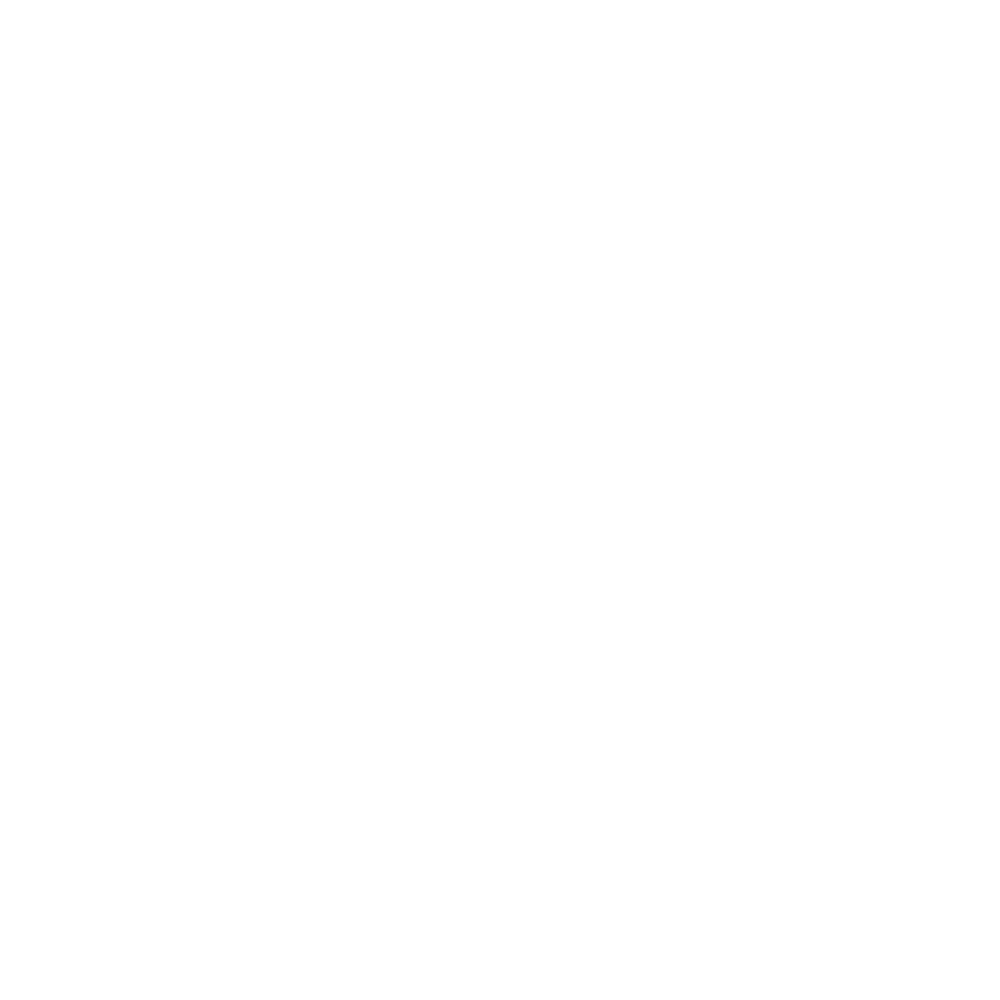
Frame 1 (no input)
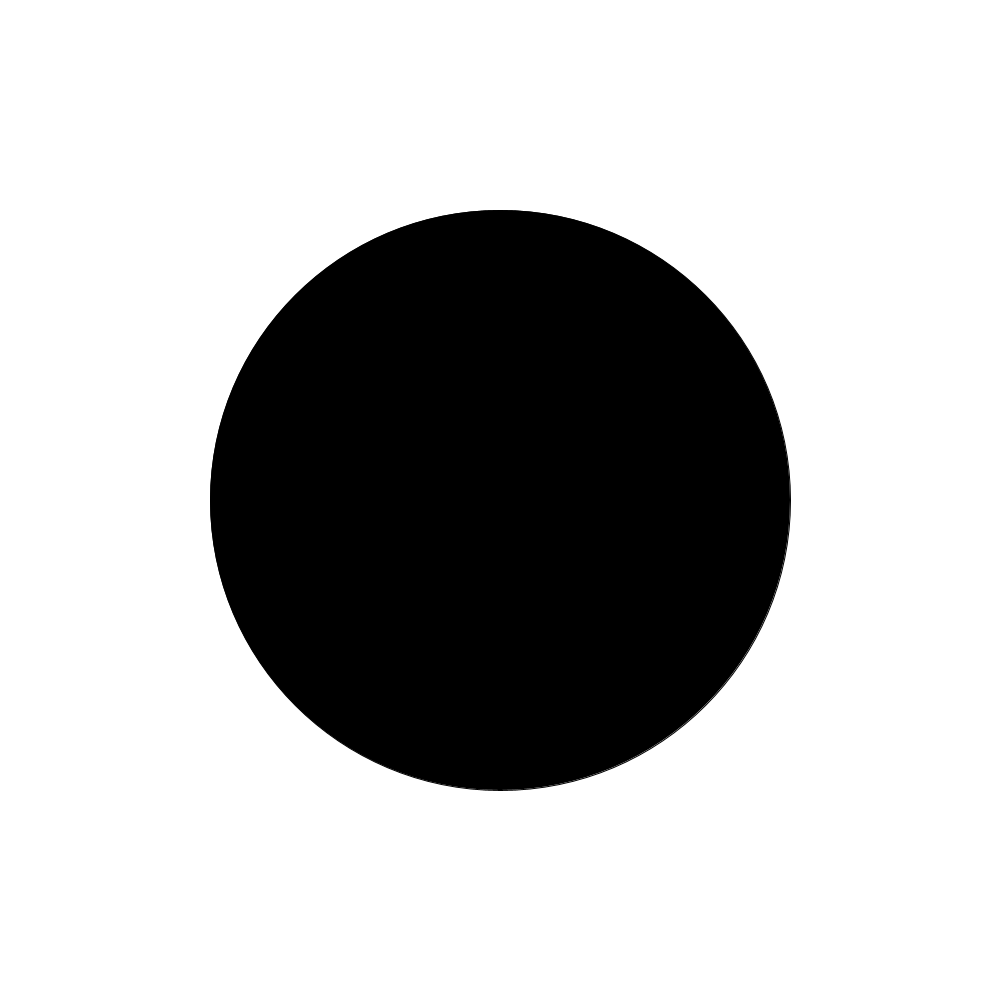
Frame 60 (the mouse pressed at the canvas centre just before this capture)
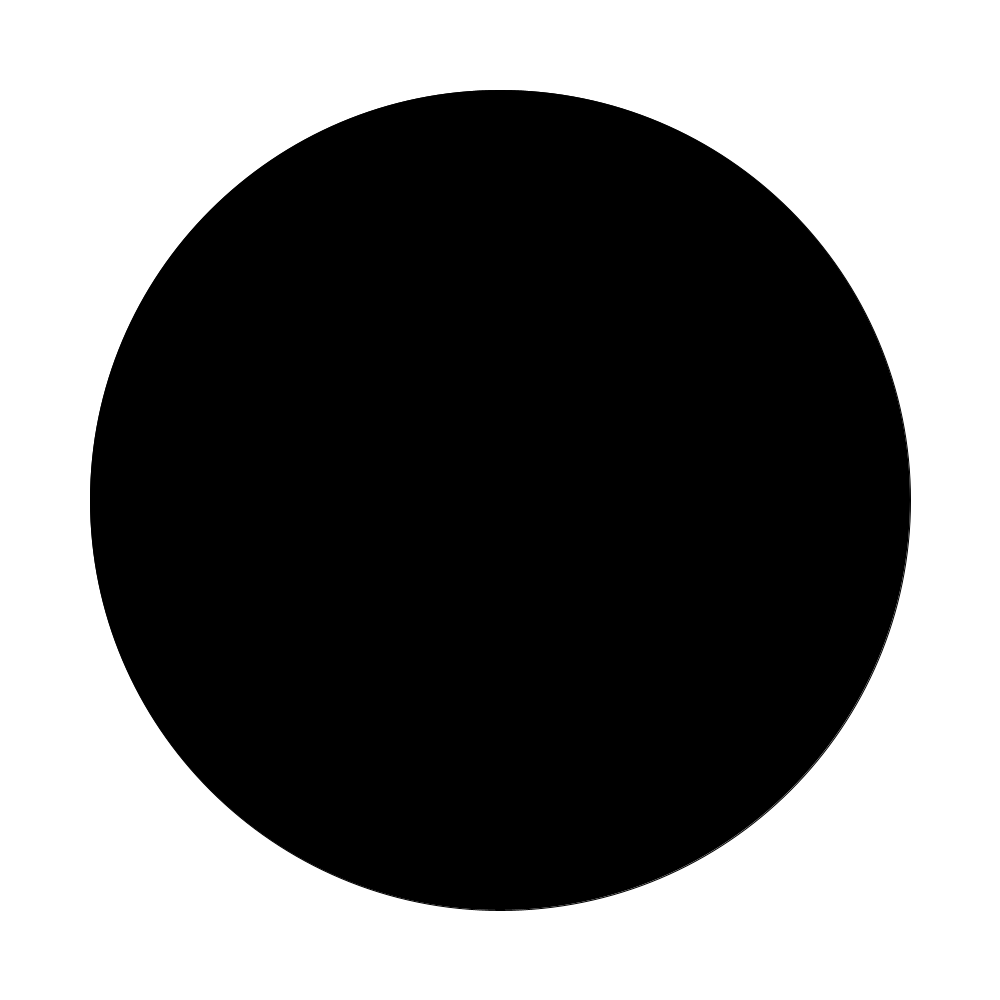
Frame 120 (the mouse held since frame 60 and released just before this capture)

The Processing sketch that drew these frames (run headless with seeded random() and noise(); from frame 60 on, the mouse is pressed at the canvas centre):

// Processing sketch: growing_shrinking_circle
// ── growing_shrinking_circle.pde

int radius = 0;
int speed = 10;
final int  max = 1000;
boolean growth;

void settings(){
  size(max, max);
}
void setup() {
  background(255);
}

void draw() {
  process();
}

void process() {
  
  if(radius < max && growth)
    grow();
  else
    shrink();
}
void grow() {
  fill(0);
  background(0);
  background(255);

  ellipse(max/2, max/2, radius, radius);

  radius += speed;
  if(radius >= max)
    growth = false;
}

void shrink() {

  fill(0);
  background(0);
  background(255);

  ellipse(max/2, max/2, radius, radius);

  radius-=speed;

  if (radius <= 0) {
    radius = 0;
    growth = true;
  }
}
